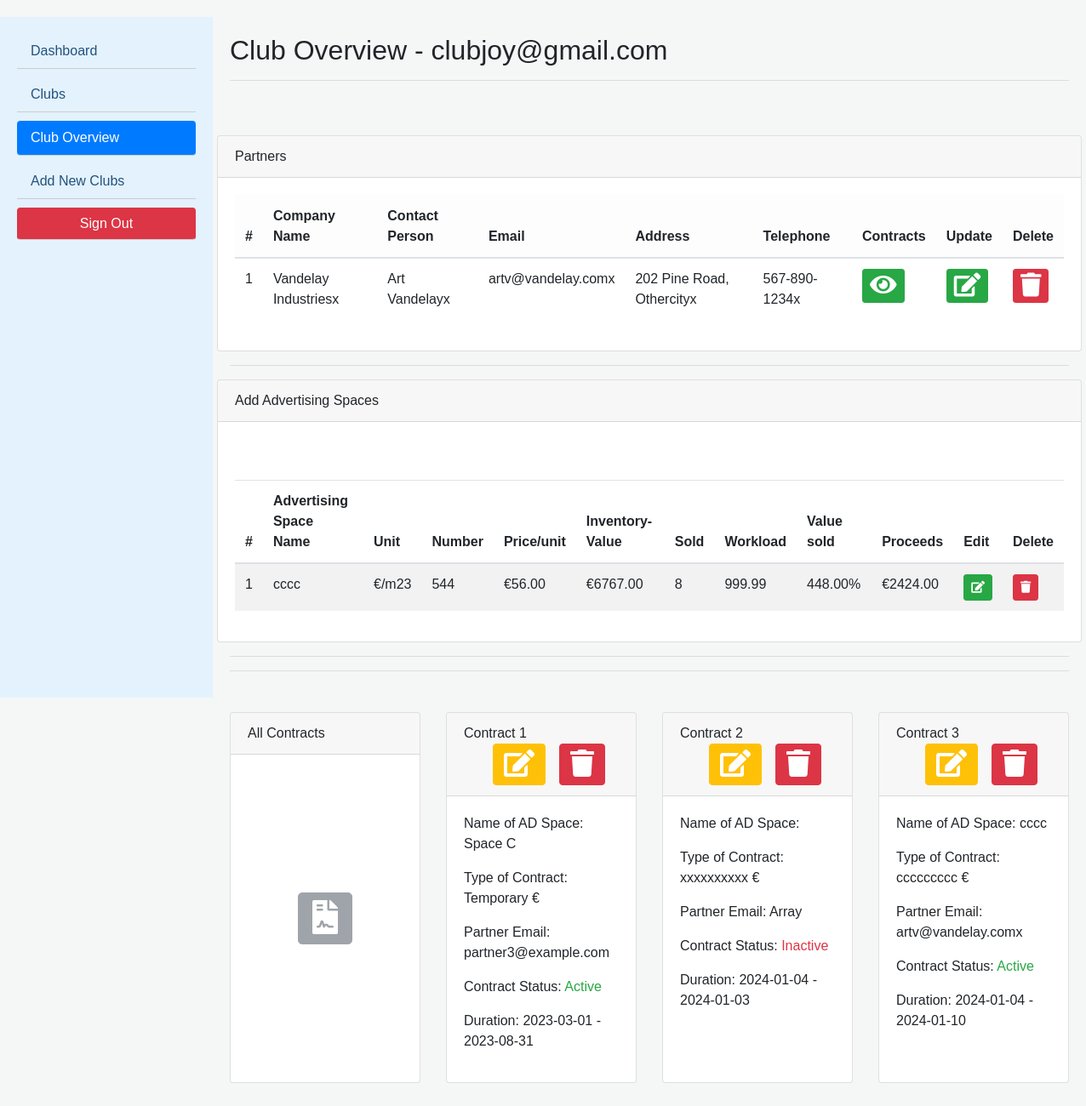
Screenshot of /admin/dashboard/club-overview.php?id=3 (signed in) with the database file from the repository.
### tables this page shows
CREATE TABLE `clubs` (
  `id` int(11) NOT NULL,
  `email` varchar(255) NOT NULL,
  `password` varchar(255) NOT NULL,
  `clubName` varchar(255) NOT NULL,
  `clubImagePath` varchar(255) DEFAULT NULL
);

CREATE TABLE `partners` (
  `id` int(11) NOT NULL,
  `company_name` varchar(255) NOT NULL,
  `contact_person` varchar(255) NOT NULL,
  `address` varchar(255) DEFAULT NULL,
  `telephone` varchar(20) DEFAULT NULL,
  `email` varchar(255) NOT NULL,
  `club_id` int(11) DEFAULT NULL
);

CREATE TABLE `advertising_spaces` (
  `id` int(11) NOT NULL,
  `advertising_space_name` varchar(255) DEFAULT NULL,
  `unit` varchar(255) DEFAULT NULL,
  `number` int(11) DEFAULT NULL,
  `price_unit` decimal(10,2) DEFAULT NULL,
  `inventory_value` decimal(10,2) DEFAULT NULL,
  `sold` tinyint(1) DEFAULT NULL,
  `workload` decimal(5,2) DEFAULT NULL,
  `value_sold` decimal(10,2) DEFAULT NULL,
  `proceeds` decimal(10,2) DEFAULT NULL,
  `club_id` int(11) DEFAULT NULL,
  `partner_id` int(11) DEFAULT NULL
);

CREATE TABLE `contracts` (
  `id` int(11) NOT NULL,
  `start_date` date DEFAULT NULL,
  `end_date` date DEFAULT NULL,
  `club_id` int(11) DEFAULT NULL,
  `partner_id` int(11) DEFAULT NULL,
  `partner_email` varchar(255) DEFAULT NULL,
  `advertising_space_id` int(11) DEFAULT NULL,
  `advertising_space_name` varchar(255) DEFAULT NULL,
  `type` varchar(255) DEFAULT NULL,
  `note` text DEFAULT NULL,
  `status` varchar(255) DEFAULT NULL,
  `last_modified` timestamp NOT NULL DEFAULT current_timestamp() ON UPDATE current_timestamp()
);

### admin/dashboard/club-overview.php (the view, shortened to what this page needs)
<?php
$host = DB_SERVER;
$dbname = DB_NAME;
$user = DB_USERNAME;
$pass = DB_PASSWORD;
$id = 0;
if (isset($_GET['id'])) {
    $id = $_GET['id'];
}
try {
    $pdo = new PDO("mysql:host=$host;dbname=$dbname", $user, $pass);
    $pdo->setAttribute(PDO::ATTR_ERRMODE, PDO::ERRMODE_EXCEPTION);
    $stmt = $pdo->prepare('SELECT * FROM clubs WHERE id = ?');
    $stmt->execute([$id]);
    $club = $stmt->fetch(PDO::FETCH_ASSOC);
    $stmt = $pdo->prepare('SELECT * FROM partners WHERE club_id = ?');
    $stmt->execute([$id]);
    $partners = $stmt->fetchAll(PDO::FETCH_ASSOC);
    $stmt = $pdo->prepare('SELECT * FROM contracts WHERE club_id = ?');
    $stmt->execute([$id]);
    $contracts = $stmt->fetchAll(PDO::FETCH_ASSOC);
    $stmt = $pdo->prepare('SELECT * FROM advertising_spaces WHERE club_id = ?');
    $stmt->execute([$id]);
    $advertising_spaces = $stmt->fetchAll(PDO::FETCH_ASSOC);
} catch (PDOException $e) {
    echo 'Connection failed: ' . $e->getMessage();
}
?>
<?php include '../inc/dash_header.php'; ?>
<div class="dashboard-wrap">
    <div class="side-panel">
        <nav class="nav flex-column">
            <a class="nav-link" href="./index.php">Dashboard</a>
            <a class="nav-link" href="./clubs.php">Clubs</a>
            <a class="nav-link active" href="./club-overview.php">Club Overview</a>
            <a class="nav-link" href="./add-club.php">Add New Clubs</a>
            <a href="../logout.php" class="btn btn-danger">Sign Out</a>
        </nav>
    </div>
    <div class="dashboard-content">
        <h2> Club Overview - <?php echo $club['email'] ?? "No Club Email Found!"; ?></h2>
        <hr>
        <div class="row">
            <div class="card mt-5">
        <div class="card-header">
            Partners
        </div>
        <div class="card-body">
            <table class="table table-hover">
                <thead class="table-light">
                    <tr>
                        <th scope="col">#</th>
                        <th scope="col">Company Name</th>
                        <th scope="col">Contact Person</th>
                        <th scope="col">Email</th>
                        <th scope="col">Address</th>
                        <th scope="col">Telephone</th>
                        <th scope="col">Contracts</th>
                        <th scope="col">Update</th>
                        <th scope="col">Delete</th>
                    </tr>
                </thead>
                <tbody>
                    <tr>
                        <?php
                        $counter = 1;
                        foreach ($partners as $partner) {
                            echo "<tr>";
                            echo "<td>" . $counter . "</td>";
                            echo "<td>" . htmlspecialchars($partner['company_name']) . "</td>";
                            echo "<td>" . htmlspecialchars($partner['contact_person']) . "</td>";
                            echo "<td>" . htmlspecialchars($partner['email']) . "</td>";
                            echo "<td>" . htmlspecialchars($partner['address']) . "</td>";
                            echo "<td>" . htmlspecialchars($partner['telephone']) . "</td>";
                            echo '<td>
                                    <button class="btn btn-success btn-sm">';
                            echo "<a class='dashboard-link' href='./partner-contracts.php?id=" . $partner['id'] . "' class='btn btn-success btn-sm'>
                                        <i class='fas fa-eye fa-2x'></i>
                                    </a>
                                    </button>
                                </td>";
                            echo '<td>
                                    <button class="btn btn-success btn-sm">';
                            echo "<a class='dashboard-link' href='./update-partner.php?id=" . $partner['id'] . "' class='btn btn-success btn-sm'>
                                        <i class='fas fa-edit fa-2x'></i>
                                    </a>
                                    </button>
                                </td>";
                            echo '<td>
                                    <button class="btn btn-danger btn-sm">';
                            echo "<a class='dashboard-link' href='./delete-partner.php?id=" . $partner['id'] . "' class='btn btn-success btn-sm'>
                                        <i class='fas fa-trash fa-2x'></i>
                                    </a>
                                    </button>
                                </td>";
                            echo "</tr>";
                            $counter++;
                        }
                        ?>
                    </tr>
                </tbody>
            </table>
        </div>
        </div>
        </div>
        <hr>
        <div class="row">
            <div class="card">
                <div class="card-header">
                    Add Advertising Spaces
                </div>
                <div class="card-body">
                    <table class="table table-striped mt-5">
                    <thead>
                        <tr>
                            <th>#</th>
                            <th>Advertising Space Name</th>
                            <th>Unit</th>
                            <th>Number</th>
                            <th>Price/unit</th>
                            <th>Inventory-Value</th>
                            <th>Sold</th>
                            <th>Workload</th>
                            <th>Value sold</th>
                            <th>Proceeds</th>
                            <th>Edit</th>
                            <th>Delete</th>
                        </tr>
                    </thead>
                    <tbody>
                        <?php
                            $counter = 1;
                            foreach ($advertising_spaces as $advertising_space) {
                                echo "<tr>";
                                echo "<td>" . $counter . "</td>";
                                echo "<td>".$advertising_space['advertising_space_name']."</td>";
                                echo "<td>€/m".$advertising_space['unit']."</td>";
                                echo "<td>".strval($advertising_space['number'])."</td>";
                                echo "<td>€".strval($advertising_space['price_unit'])."</td>";
                                echo "<td>€".strval($advertising_space['inventory_value'])."</td>";
                                echo "<td>".strval($advertising_space['sold'])."</td>";
                                echo "<td>".strval($advertising_space['workload'])."</td>";
                                echo "<td>".strval($advertising_space['value_sold'])."%</td>";
                                echo "<td>€".strval($advertising_space['proceeds'])."</td>";
                                echo '<td>
                                        <button class="btn btn-success btn-sm">';
                                echo "<a class='dashboard-link' href='update-advertising.php?id=" . $advertising_space['id'] . "' class='btn btn-success btn-sm'>
                                            <i class='fas fa-edit fa-1x'></i>
                                        </a>
                                        </button>
                                    </td>";
                                echo '<td>
                                        <button class="btn btn-danger btn-sm">';
                                echo "<a class='dashboard-link' href='delete-advertising-space.php?id=" . $advertising_space['id'] . "' class='btn btn-success btn-sm'>
                                            <i class='fas fa-trash fa-1x'></i>
                                        </a>
                                        </button>
                                    </td>";
                                echo "</tr>";
                                $counter++;
                            }
                        ?>
                    </tbody>
                </table>
                </div>
            </div>
        </div>
        <hr>
        <hr>
        <div class="row mt-5">
        <div class="col-md-3 mb-4 d-flex align-items-stretch">
            <div class="card w-100">
                <div class="card-header">
                    All Contracts
                </div>
                <div class="card-body d-flex justify-content-center align-items-center">
                    <button type="button" class="btn btn-secondary btn-lg" data-toggle="modal" disabled data-target="#addContractModal">
                    <i class="fas fa-file-contract fa-2x"></i>
                    </button>
                </div>
            </div>
        </div>
        <?php
            $count = 1;
            foreach ($contracts as $contract) {
                echo '
                <div class="col-md-3 mb-4 d-flex align-items-stretch">
                    <div class="card w-100">
                        <div class="card-header">
                            <div class="row">
                                <div class="col d-flex justify-content-start"> Contract '.$count. '</div>
                                <div class="col d-flex justify-content-end">';
                                    echo "<button class='btn btn-warning mr-3'>
                                        <a href='./update-contract.php?id=" . $contract['id'] . "'>
                                            <i class='fas fa-edit fa-2x'></i>
                                        </a>
                                    </button>";
                                    echo"<button class='btn btn-danger mr-3'>
                                        <a href='./delete-contract.php?id=" . $contract['id'] . "'>
                                            <i class='fas fa-trash fa-2x'></i>
                                        </a>
                                    </button>";
                                    echo'
                                </div>
                            </div>
                        </div>
                        <div class="card-body">
                            <p> Name of AD Space: <span> '.$contract['advertising_space_name'].'</span> </p>
                            <p> Type of Contract: <span>'.$contract['type'].' €</span></p>
                            <p> Partner Email: <span>'.$contract['partner_email'].'</span></p>';
                            if($contract['status'] == 'Pending'){
                                echo '<p> Contract Status: <span class="text-warning">'.$contract['status'].'</span></p>';
                            } elseif($contract['status'] == 'Active'){
                                echo '<p> Contract Status: <span class="text-success">'.$contract['status'].'</span></p>';
                            } elseif($contract['status'] == 'Inactive'){
                                echo '<p> Contract Status: <span class="text-danger">'.$contract['status'].'</span></p>';
                            } else {
                                echo '<p> Contract Status: <span>'.$contract['status'].'</span></p>';
                            }
                            echo'<p> Duration: <span> '.$contract['start_date'] ." - ".$contract['end_date'].'</span> </p>
                        </div>
                    </div>
                </div>';
                $count++;
            }
        ?>
    </div>
</div>
<?php include '../inc/dash_footer.php'; ?>

### admin/inc/dash_header.php (shortened to what this page needs)
<!DOCTYPE html>
<html lang="en">
<head>
    <link rel="stylesheet" href="https://stackpath.bootstrapcdn.com/bootstrap/4.5.2/css/bootstrap.min.css">
    <link rel="stylesheet" href="https://cdnjs.cloudflare.com/ajax/libs/font-awesome/5.15.3/css/all.min.css">
</head>
<body>

### admin/inc/dash_footer.php (shortened to what this page needs)
</body>
</html>

### admin/inc/dash_header.php (style rules this page uses)
body { font-family: 'Nunito', sans-serif; background: #f4f7f6; margin-top: 20px; }
.dashboard-wrap { display: flex; }
.side-panel { min-width: 250px; height: 100vh; background-color: #e3f2fd; padding: 20px; }
.side-panel .nav-link { color: #23527c; margin-bottom: 10px; }
.dashboard-content { flex-grow: 1; padding: 20px; }
.active { background-color: #007bff; color: white; border-radius: 4px; }
.side-panel .nav-link.active { background-color: #007bff; color: white; border-radius: 4px; }

### admin/dashboard/club-overview.php (style rules this page uses)
i { color: white; }
.side-panel nav a { border-bottom: 1px solid #ccc; }

### rows the page displays
clubs: email "clubjoy@gmail.com"
partners: company_name "Vandelay Industriesx", contact_person "Art Vandelayx", email "artv@vandelay.comx", address "202 Pine Road, Othercityx", telephone "567-890-1234x"
advertising_spaces: advertising_space_name "cccc", unit "23", number "544", price_unit "56.00", inventory_value "6767.00", sold "8", workload "999.99", value_sold "448.00", proceeds "2424.00"
contracts: advertising_space_name "Space C", type "Temporary", partner_email "partner3@example.com", status "Active", start_date "2023-03-01", end_date "2023-08-31"
contracts: type "xxxxxxxxxx", partner_email "Array", status "Inactive", start_date "2024-01-04", end_date "2024-01-03"
contracts: advertising_space_name "cccc", type "ccccccccc", partner_email "artv@vandelay.comx", status "Active", start_date "2024-01-04", end_date "2024-01-10"
